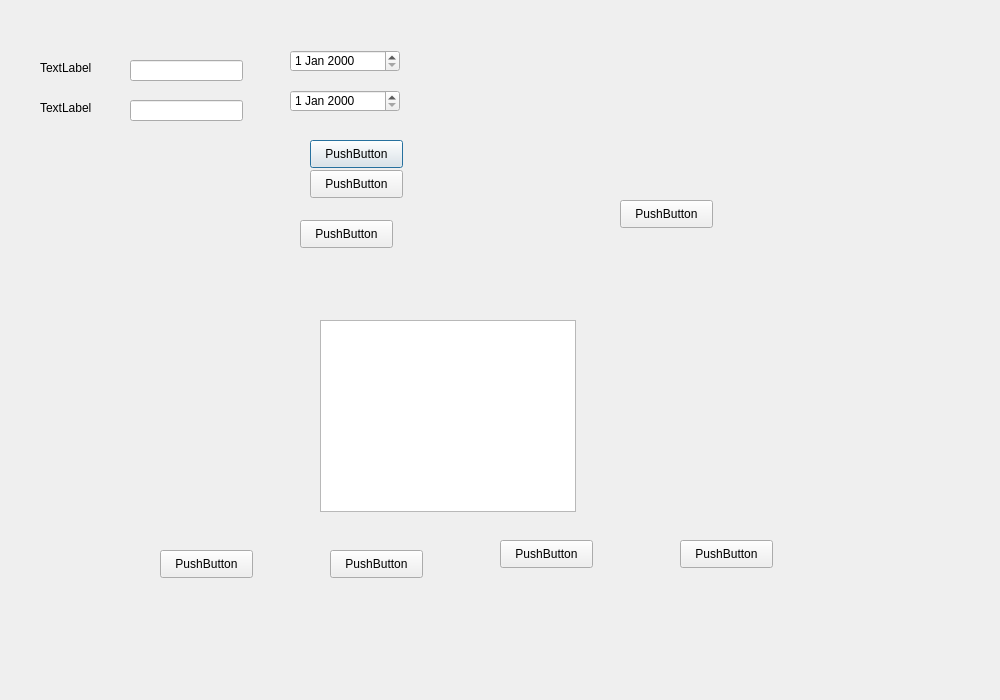
<?xml version="1.0" encoding="UTF-8"?>
<ui version="4.0">
 <class>CtmHomPage</class>
 <widget class="QDialog" name="CtmHomPage">
  <property name="geometry">
   <rect>
    <x>0</x>
    <y>0</y>
    <width>1000</width>
    <height>700</height>
   </rect>
  </property>
  <property name="windowTitle">
   <string>Dialog</string>
  </property>
  <widget class="QDateEdit" name="dateEdit">
   <property name="geometry">
    <rect>
     <x>290</x>
     <y>50</y>
     <width>110</width>
     <height>22</height>
    </rect>
   </property>
  </widget>
  <widget class="QDateEdit" name="dateEdit_2">
   <property name="geometry">
    <rect>
     <x>290</x>
     <y>90</y>
     <width>110</width>
     <height>22</height>
    </rect>
   </property>
  </widget>
  <widget class="QPushButton" name="pushButton">
   <property name="geometry">
    <rect>
     <x>310</x>
     <y>140</y>
     <width>93</width>
     <height>28</height>
    </rect>
   </property>
   <property name="text">
    <string>PushButton</string>
   </property>
  </widget>
  <widget class="QPushButton" name="pushButton_2">
   <property name="geometry">
    <rect>
     <x>310</x>
     <y>170</y>
     <width>93</width>
     <height>28</height>
    </rect>
   </property>
   <property name="text">
    <string>PushButton</string>
   </property>
  </widget>
  <widget class="QPushButton" name="pushButton_3">
   <property name="geometry">
    <rect>
     <x>300</x>
     <y>220</y>
     <width>93</width>
     <height>28</height>
    </rect>
   </property>
   <property name="text">
    <string>PushButton</string>
   </property>
  </widget>
  <widget class="QTableView" name="tableView">
   <property name="geometry">
    <rect>
     <x>320</x>
     <y>320</y>
     <width>256</width>
     <height>192</height>
    </rect>
   </property>
  </widget>
  <widget class="QPushButton" name="pushButton_4">
   <property name="geometry">
    <rect>
     <x>160</x>
     <y>550</y>
     <width>93</width>
     <height>28</height>
    </rect>
   </property>
   <property name="text">
    <string>PushButton</string>
   </property>
  </widget>
  <widget class="QPushButton" name="pushButton_5">
   <property name="geometry">
    <rect>
     <x>330</x>
     <y>550</y>
     <width>93</width>
     <height>28</height>
    </rect>
   </property>
   <property name="text">
    <string>PushButton</string>
   </property>
  </widget>
  <widget class="QPushButton" name="pushButton_6">
   <property name="geometry">
    <rect>
     <x>500</x>
     <y>540</y>
     <width>93</width>
     <height>28</height>
    </rect>
   </property>
   <property name="text">
    <string>PushButton</string>
   </property>
  </widget>
  <widget class="QPushButton" name="pushButton_7">
   <property name="geometry">
    <rect>
     <x>680</x>
     <y>540</y>
     <width>93</width>
     <height>28</height>
    </rect>
   </property>
   <property name="text">
    <string>PushButton</string>
   </property>
  </widget>
  <widget class="QPushButton" name="pushButton_8">
   <property name="geometry">
    <rect>
     <x>620</x>
     <y>200</y>
     <width>93</width>
     <height>28</height>
    </rect>
   </property>
   <property name="text">
    <string>PushButton</string>
   </property>
  </widget>
  <widget class="QLabel" name="label">
   <property name="geometry">
    <rect>
     <x>40</x>
     <y>60</y>
     <width>72</width>
     <height>15</height>
    </rect>
   </property>
   <property name="text">
    <string>TextLabel</string>
   </property>
  </widget>
  <widget class="QLabel" name="label_2">
   <property name="geometry">
    <rect>
     <x>40</x>
     <y>100</y>
     <width>72</width>
     <height>15</height>
    </rect>
   </property>
   <property name="text">
    <string>TextLabel</string>
   </property>
  </widget>
  <widget class="QLineEdit" name="lineEdit">
   <property name="geometry">
    <rect>
     <x>130</x>
     <y>60</y>
     <width>113</width>
     <height>21</height>
    </rect>
   </property>
  </widget>
  <widget class="QLineEdit" name="lineEdit_2">
   <property name="geometry">
    <rect>
     <x>130</x>
     <y>100</y>
     <width>113</width>
     <height>21</height>
    </rect>
   </property>
  </widget>
 </widget>
 <resources/>
 <connections/>
</ui>
